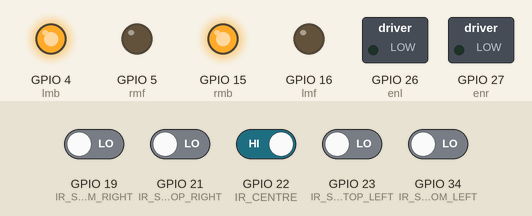
Simulated run of this sketch. Board: ESP32. Shown: switched loads named in the sketch (green lamp = pin HIGH), output pins drawn as LEDs (lit = HIGH). The inputs (shaded band) are chosen by the test bench; at power-on: GPIO 22 (IR_CENTRE) HIGH, GPIO 19 (IR_SENSOR_BOTTOM_RIGHT), GPIO 21 (IR_SENSOR_TOP_RIGHT), GPIO 23 (IR_SENSOR_TOP_LEFT), GPIO 34 (IR_SENSOR_BOTTOM_LEFT) LOW. What the sketch prints to the serial monitor is not drawn.

Above: at 1.2 s.
1.3 s: GPIO 21 (IR_SENSOR_TOP_RIGHT) driven HIGH
At 1.9 s:
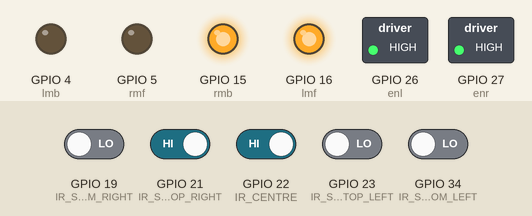
2.8 s: GPIO 21 (IR_SENSOR_TOP_RIGHT) driven LOW
At 3.1 s:
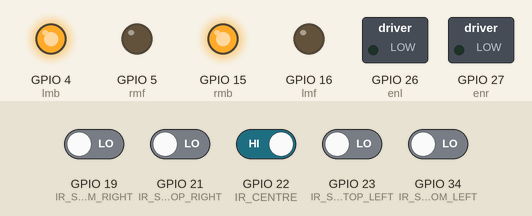
4.3 s: GPIO 19 (IR_SENSOR_BOTTOM_RIGHT) driven HIGH
At 5.3 s:
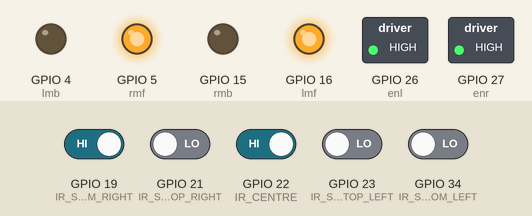
5.8 s: GPIO 19 (IR_SENSOR_BOTTOM_RIGHT) driven LOW
At 6.5 s:
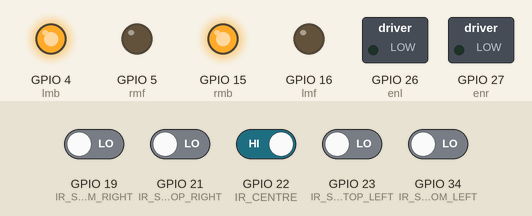
7.3 s: GPIO 34 (IR_SENSOR_BOTTOM_LEFT) driven HIGH
At 8.7 s:
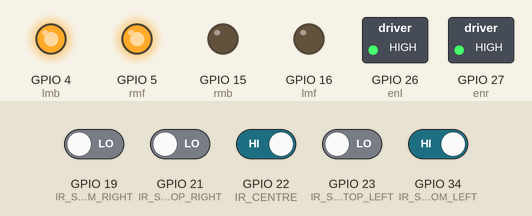
Timing chart, 0 to 9.8 s (numbered marks = the images above; inputs shaded):
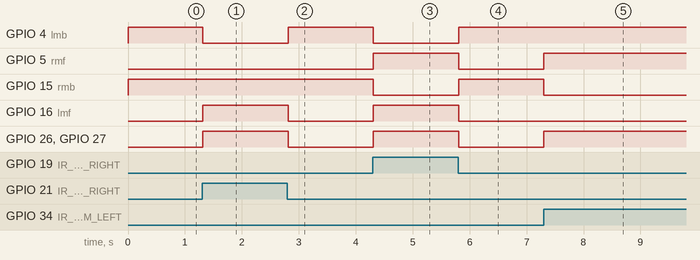

Measured:
- after the input at 1.3 s, GPIO 4 (lmb): HIGH → LOW at once; GPIO 16 (lmf), GPIO 26 (enl), GPIO 27 (enr): LOW → HIGH at once
- after the input at 2.8 s, GPIO 4 (lmb): LOW → HIGH at once; GPIO 16 (lmf), GPIO 26 (enl), GPIO 27 (enr): HIGH → LOW at once
- after the input at 4.3 s, GPIO 4 (lmb), GPIO 15 (rmb): HIGH → LOW at once; GPIO 5 (rmf), GPIO 16 (lmf), GPIO 26 (enl), GPIO 27 (enr): LOW → HIGH at once
- after the input at 5.8 s, GPIO 4 (lmb), GPIO 15 (rmb): LOW → HIGH at once; GPIO 5 (rmf), GPIO 16 (lmf), GPIO 26 (enl), GPIO 27 (enr): HIGH → LOW at once
- after the input at 7.3 s, GPIO 5 (rmf), GPIO 26 (enl), GPIO 27 (enr): LOW → HIGH at once; GPIO 15 (rmb): HIGH → LOW at once

The sketch:

main_case_test.ino
```cpp
#include <Arduino.h>

#define IR_SENSOR_TOP_RIGHT 21
#define IR_SENSOR_TOP_LEFT 23
#define IR_SENSOR_BOTTOM_RIGHT 19
#define IR_SENSOR_BOTTOM_LEFT 34
#define IR_CENTRE 22
#define SPEED_OFFSET 0
#define MOTOR_SPEED 255

int rmf = 5;
int rmb = 15;
int lmf = 16;
int lmb = 4;
int enr = 27;
int enl = 26;

void setup()
{
    Serial.begin(115200);
    pinMode(rmf, OUTPUT);
    pinMode(rmb, OUTPUT);
    pinMode(lmf, OUTPUT);
    pinMode(lmb, OUTPUT);
    pinMode(enl, OUTPUT);
    pinMode(enr, OUTPUT);

    pinMode(IR_SENSOR_TOP_RIGHT, INPUT);
    pinMode(IR_SENSOR_TOP_LEFT, INPUT);
    pinMode(IR_SENSOR_BOTTOM_RIGHT, INPUT);
    pinMode(IR_SENSOR_BOTTOM_LEFT, INPUT);
    pinMode(IR_CENTRE, INPUT);
    rotateMotor(0, 0);
}

void loop()
{
    delay(10); //sampling time
    int toprightIRSensorValue = digitalRead(IR_SENSOR_TOP_RIGHT);
    int topleftIRSensorValue = digitalRead(IR_SENSOR_TOP_LEFT);
    int bottomrightIRSensorValue = digitalRead(IR_SENSOR_BOTTOM_RIGHT);
    int bottomleftIRSensorValue = digitalRead(IR_SENSOR_BOTTOM_LEFT);
    int centre_ir_value = digitalRead(IR_CENTRE);

    int conditionValue = 0;
    conditionValue |= (toprightIRSensorValue == HIGH && topleftIRSensorValue == LOW) ? 0b010000 : 0;
    conditionValue |= (bottomrightIRSensorValue == LOW && bottomleftIRSensorValue == HIGH) ? 0b100001 : 0;
    conditionValue |= (bottomrightIRSensorValue == HIGH && bottomleftIRSensorValue == LOW) ? 0b001100 : 0;
    conditionValue |= (toprightIRSensorValue == LOW && topleftIRSensorValue == HIGH) ? 0b000000 : 0;
    conditionValue |= (toprightIRSensorValue == LOW && topleftIRSensorValue == LOW) ? 0b000000 : 0;
    conditionValue |= (bottomrightIRSensorValue == LOW && bottomleftIRSensorValue == LOW) ? 0b000000 : 0;

    Serial.print("Condition Value: ");
    Serial.println(conditionValue, BIN);

    switch (conditionValue)
    {
    case 0b010000:
        Serial.println("check2");
        rotateMotor(-MOTOR_SPEED, MOTOR_SPEED);
        // delay(500);//sampling time
        break;

    case 0b100001:
        Serial.println("check1");
        rotateMotor(MOTOR_SPEED, -MOTOR_SPEED);
        // delay(500);//sampling time
        break;

    case 0b001100:
        rotateMotor(MOTOR_SPEED, MOTOR_SPEED - SPEED_OFFSET);
        // delay(500);//sampling time
        break;

    case 0b000000:
        rotateMotor(0, 0);
        break;

    default:
        // Handle unexpected condition
        break;
    }
}

void rotateMotor(int right, int left)
{
    Serial.print("Right: ");
    Serial.println(right);
    Serial.print("left: ");
    Serial.println(left);
    if (right > 0)
    {
        analogWrite(enr, right);
        digitalWrite(rmf, HIGH);
        digitalWrite(rmb, 0);
    }
    else
    {
        analogWrite(enr, abs(right));
        digitalWrite(rmf, LOW);
        digitalWrite(rmb, HIGH);
    }

    if (left > 0)
    {
        analogWrite(enl, left);
        digitalWrite(lmf, HIGH);
        digitalWrite(lmb, LOW);
    }
    else
    {
        analogWrite(enl, abs(left));
        digitalWrite(lmf, LOW);
        digitalWrite(lmb, HIGH);
    }
}
```
